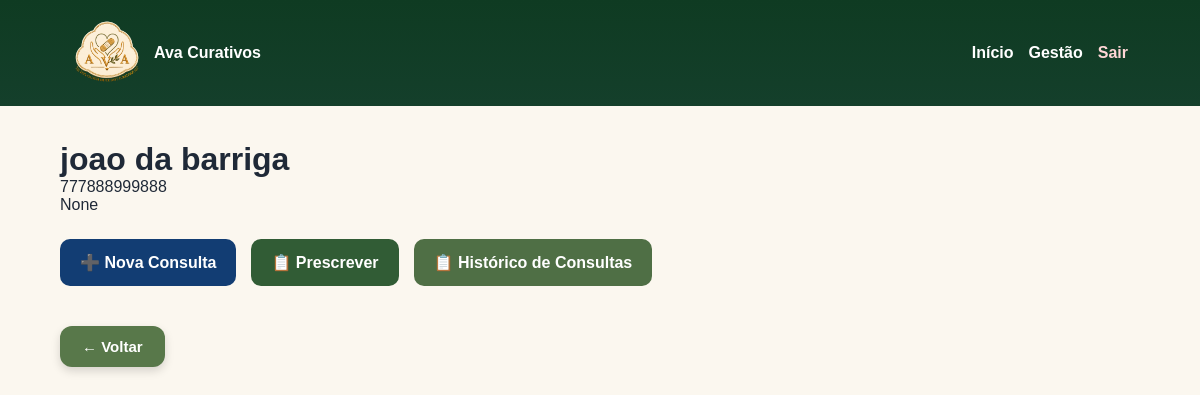
The page /paciente/13/arquivo/ (signed in) on the database its author committed.
### pacientes/models.py (models this page shows, shortened)
class Paciente(models.Model):
    ORIGEM_CHOICES = [
        ('REDE_SOCIAL', 'Rede Social'),
        ('SITE', 'Site'),
        ('AMIGOS', 'Amigos'),
        ('OUTROS', 'Outros'),
    ]
    nome = models.CharField(max_length=200)
    endereco = models.CharField(max_length=255)
    telefone = models.CharField(max_length=20)
    data_nascimento = models.DateField()
    origem = models.CharField(max_length=20, choices=ORIGEM_CHOICES)
    email = models.EmailField(blank=True, null=True)
    criado_em = models.DateTimeField(auto_now_add=True)

### pacientes/views.py (the view)
# urls.py: path('paciente/<int:id>/arquivo/', arquivo_paciente, name='arquivo_paciente'),
@login_required
def arquivo_paciente(request, id):
    paciente = get_object_or_404(
        Paciente,
        id=id
    )
    consultas = (
        Consulta.objects
        .filter(paciente=paciente)
        .order_by("-criada_em")
    )
    tem_consultas = consultas.exists()
    return render(
        request,
        "pacientes/arquivo.html",
        {
            "paciente": paciente,
            "consultas": consultas,
            "tem_consultas": tem_consultas,
        }
    )

### templates/pacientes/arquivo.html (shortened to what this page needs)
{% extends 'base.html' %}
{% block content %}
<div class="paciente-header">
    <h1>
        {{ paciente.nome }}
    </h1>
    <p>
        {{ paciente.telefone }}
    </p>
    <p>
        {{ paciente.email }}
    </p>
<div class="acoes-paciente">
    <a href="{% url 'nova_consulta' paciente.id %}"
       class="btn btn-nova">
        ➕ Nova Consulta
    </a>
    <a href="{% url 'prescrever_paciente' paciente.id %}" class="btn btn-prescrever">
        📋 Prescrever
    </a>
    {% if tem_consultas %}
        <a href="{% url 'historico_consultas' paciente.id %}"
           class="btn btn-historico">
            📋 Histórico de Consultas
        </a>
    {% else %}
        <div class="sem-consultas">
            Este paciente ainda não possui consultas registradas.
        </div>
    {% endif %}
</div>
{% endblock %}

### static/css/style.css (style rules this page uses)
* { margin:0; padding:0; box-sizing:border-box; font-family:Arial, Helvetica, sans-serif; }
body { background:#f3f6fb; color:#1f2937; }
button, .btn { background:#123d73; color:white; padding:14px 20px; border:none; border-radius:10px; text-decoration:none; font-weight:bold; cursor:pointer; display:inline-block; }
body { background:#fbf7ef; }
:root { --verde-principal:#556f47; --verde-escuro:#3f5a38; --bege:#f8f4ec; --azul:#123d73; }
.acoes-paciente { display:flex; gap:15px; flex-wrap:wrap; margin:25px 0; }
.btn-nova { background:#123d73; }
.btn-historico { background:#4f6f45; }
.btn-prescrever { background:#315c35; }

### rows shown on the page
Paciente: nome "joao da barriga", telefone "777888999888", email "None"
